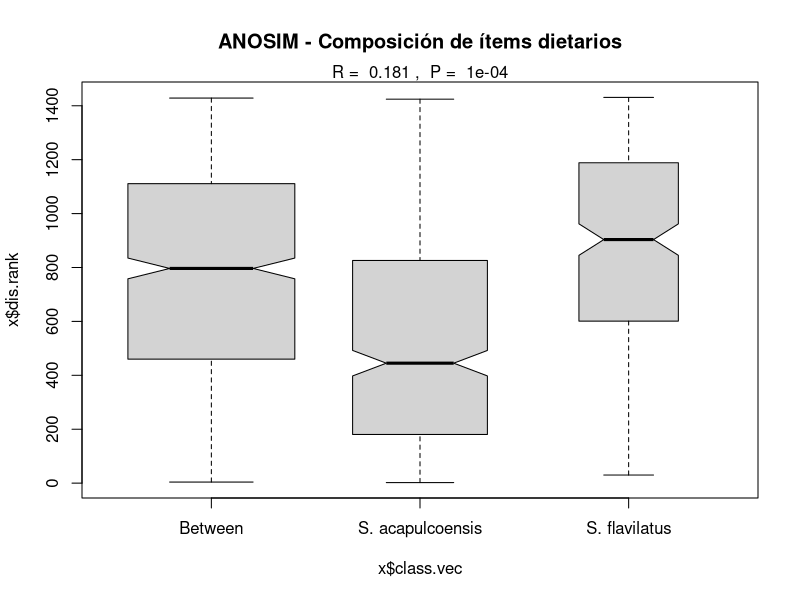
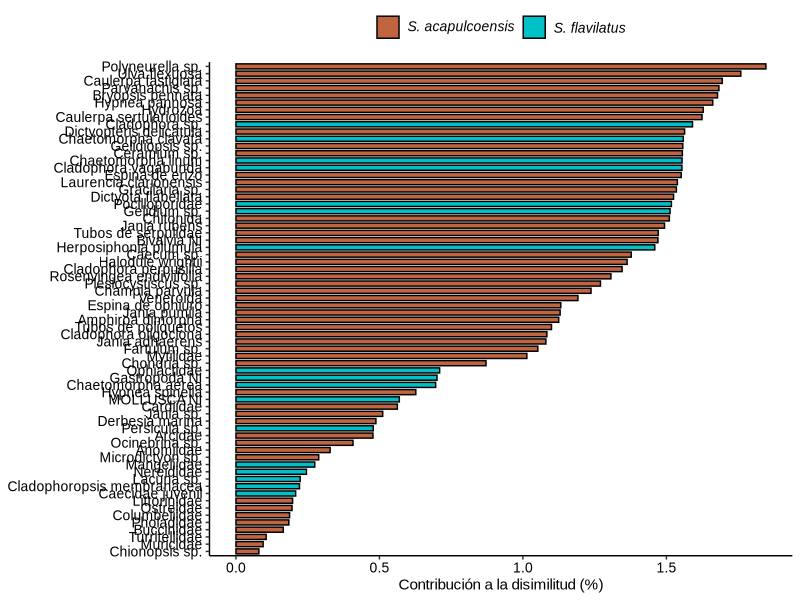

These charts were generated, in order, by the following R code:
# =====================================================
# ANOSIM entre S. acapulcoensis y S. flavilatus
# =====================================================

# 1) Cargar paquetes
library(readr)
library(dplyr)
library(vegan)

# 2) Leer datos
datos <- read_csv("ITEM_dos_sp.csv", show_col_types = FALSE)

# 3) Revisar estructura
str(datos)
# Las primeras dos columnas son "especie" y "Estomago"
# El resto son ítems alimentarios en formato presencia (1) / ausencia (0)

# 4) Preparar matriz de datos y vector de grupos
mat_items <- datos %>% select(-especie, -Estomago)
grupos <- datos$especie

# 5) Calcular matriz de disimilitud (índice de Jaccard)
dist_jaccard <- vegdist(mat_items, method = "jaccard", binary = TRUE)

# 6) Ejecutar ANOSIM
set.seed(123)  # reproducibilidad
anosim_res <- anosim(dist_jaccard, grouping = grupos, permutations = 9999)

# 7) Resultados
summary(anosim_res)
plot(anosim_res, main = "ANOSIM - Composición de ítems dietarios")

# 8) Interpretación rápida
cat("\nInterpretación:\n")
cat("R > 0.5  → alta disimilitud entre especies\n")
cat("R ≈ 0    → composiciones similares\n")
cat("R < 0    → mayor similitud entre especies que dentro de ellas (inusual)\n")

# ============================================================
# SIMPER entre S. acapulcoensis y S. flavilatus (corte al 70%)
# ============================================================

# 1) Cargar paquetes
library(vegan)
library(dplyr)
library(tibble)

# 2) Ejecutar SIMPER
set.seed(123)  # reproducibilidad
simper_res <- simper(mat_items, grupos, permutations = 9999)

# 3) Verificar niveles del factor
levels(grupos)
# Debe mostrar: "S. acapulcoensis" "S. flavilatus"

# 4) Extraer resultados del contraste entre especies
# ------------------------------------------------------------
# Buscar automáticamente el contraste correcto
contraste <- names(simper_res)[grepl("acapulcoensis", names(simper_res))]

# Convertir a data.frame y calcular porcentajes
simper_tab <- as.data.frame(simper_res[[contraste]]) %>%
  rownames_to_column("Item") %>%
  mutate(across(c(average, ava, avb), as.numeric)) %>%
  mutate(
    Contribucion_pct = (average / sum(average)) * 100,
    Acumulado = cumsum(Contribucion_pct),
    Especie_dom = ifelse(ava > avb, "S. acapulcoensis", "S. flavilatus")
  )

# 5) Filtrar ítems que explican hasta el 70% de la disimilitud total
simper_70 <- simper_tab %>%
  filter(Acumulado <= 70)

# 6) Exportar tabla del corte 70%
write.csv(simper_70, "SIMPER_corte70_dieta.csv", row.names = FALSE)

# ============================================================
# Gráfico de contribución de ítems (SIMPER corte 70%)
# ============================================================

library(ggplot2)

ggplot(simper_70, aes(x = reorder(Item, Contribucion_pct),
                      y = Contribucion_pct,
                      fill = Especie_dom)) +
  geom_col(color = "black", width = 0.7) +
  coord_flip() +
  scale_fill_manual(values = c("#C16540", "#00C1C8"),
                    labels = c(expression(italic("S. acapulcoensis")),
                               expression(italic("S. flavilatus")))) +
  labs(x = NULL,
       y = "Contribución a la disimilitud (%)",
       fill = NULL) +
  theme_classic(base_family = "Arial") +
  theme(
    axis.text = element_text(size = 10, color = "black"),
    axis.title = element_text(size = 11, color = "black"),
    legend.position = "top",
    legend.text = element_text(size = 10),
    legend.title = element_text(size = 10)
  )
